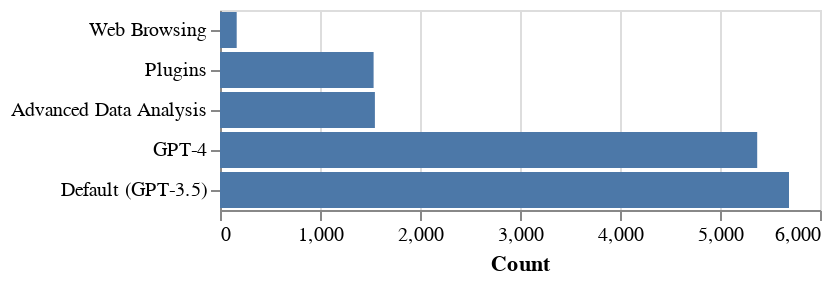

Notebook code cell kept with this figure:
### Markdown cell above
Let's re-plot the model counts now that they are grouped properly

### Code cell
df_model = df_rq1_filtered[['ModelUsed']]

alt.Chart(df_model).mark_bar().encode(
    x = alt.X('count()', title = 'Count'),
    y = alt.Y('ModelUsed:N', title = None, sort = 'x')
)

### Figure 1 — Vega-Lite specification as saved in the notebook (floating-point values rounded to 4 significant figures; data arrays with more than 128 entries replaced by an {"elided": "..."} marker saying what was removed)
{"config": {"view": {"continuousWidth": 300, "continuousHeight": 300}}, "data": {"name": "data-a23547e73ace16b9e137b3ba0d0db9c8"}, "mark": {"type": "bar"}, "encoding": {"x": {"aggregate": "count", "title": "Count", "type": "quantitative"}, "y": {"field": "ModelUsed", "sort": "x", "title": null, "type": "nominal"}}, "$schema": "https://vega.github.io/schema/vega-lite/v5.20.1.json", "datasets": {"data-a23547e73ace16b9e137b3ba0d0db9c8": {"elided": "14314 records"}}}
